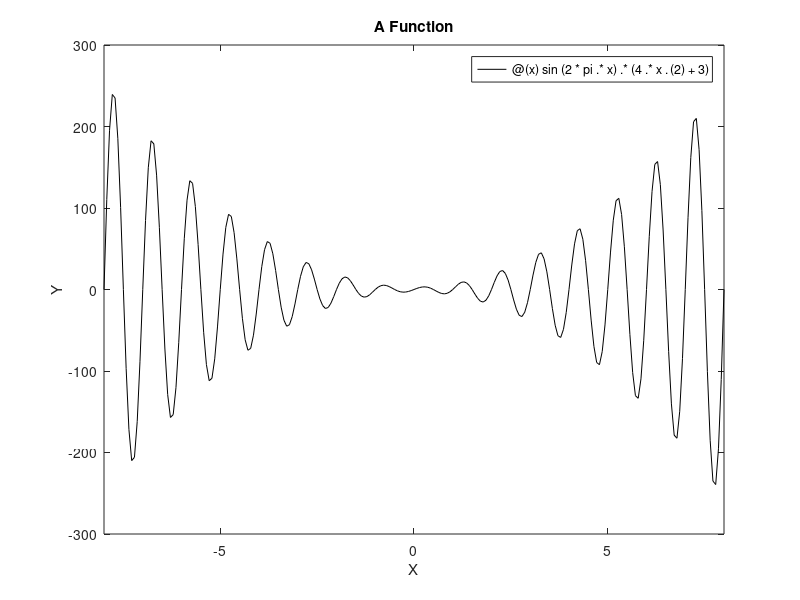

Write the MATLAB code that produced this figure.
%Andrew Brown Lab 4 Script 2

clc
clear
close all

%Practice making an anonymous function

lab4Script2Anonymous=@(x) sin(2*pi.*x).*(4.*x.^(2)+3);

fplot(lab4Script2Anonymous,[-8,8],'k')
title('A Function')
xlabel('X')
ylabel('Y')
fprintf('For x = -1.25, y = %0.6f\n',lab4Script2Anonymous(-1.25))
fprintf('For x = 1.25, y = %0.6f\n',lab4Script2Anonymous(1.25))

